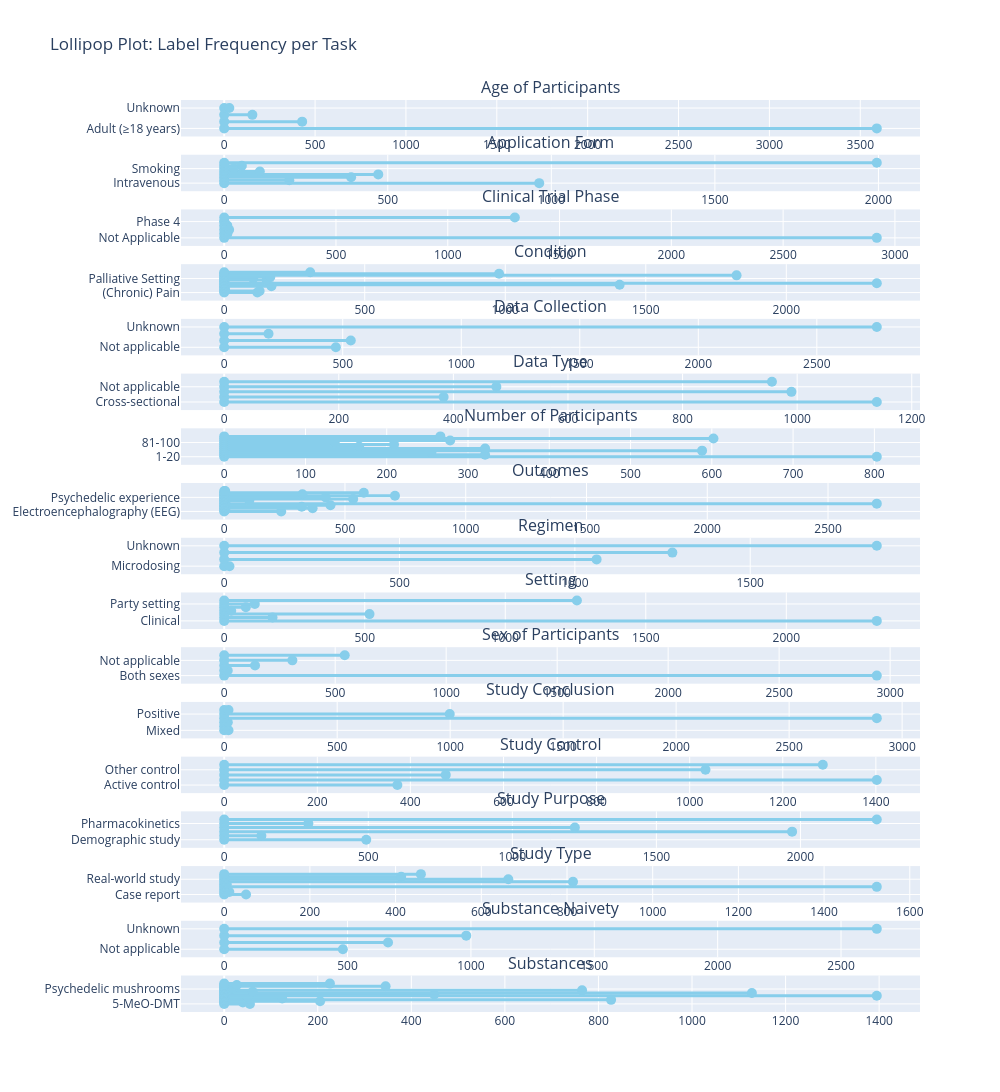

This figure's notebook cell:
### Code cell
fig = make_subplots(
    rows=len(tasks), cols=1,
    shared_xaxes=False,
    vertical_spacing=0.02,
    subplot_titles=tasks
)

for i, task in enumerate(tasks, 1):
    task_data = label_counts[label_counts['task'] == task]
    for _, row in task_data.iterrows():
        fig.add_trace(
            go.Scatter(
                x=[0, row['count']],
                y=[row['label'], row['label']],
                mode='lines+markers',
                line=dict(color='skyblue', width=3),
                marker=dict(size=10, color='skyblue')
            ),
            row=i, col=1
        )

fig.update_layout(
    title="Lollipop Plot: Label Frequency per Task",
    height=200*len(tasks),
    width=1000,
    showlegend=False
)
fig.show()

### Figure 1 — Plotly figure (JSON) as saved in the notebook; plotly's stock layout.template omitted (floating-point values rounded to 4 significant figures)
{"data": [{"line": {"color": "skyblue", "width": 3}, "marker": {"color": "skyblue", "size": 10}, "mode": "lines+markers", "type": "scatter", "x": [0, 3591], "xaxis": "x", "y": ["Adult (≥18 years)", "Adult (≥18 years)"], "yaxis": "y"}, {"line": {"color": "skyblue", "width": 3}, "marker": {"color": "skyblue", "size": 10}, "mode": "lines+markers", "type": "scatter", "x": [0, 429], "xaxis": "x", "y": ["Not applicable", "Not applicable"], "yaxis": "y"}, {"line": {"color": "skyblue", "width": 3}, "marker": {"color": "skyblue", "size": 10}, "mode": "lines+markers", "type": "scatter", "x": [0, 155], "xaxis": "x", "y": ["Pediatric (< 18 years old)", "Pediatric (< 18 years old)"], "yaxis": "y"}, {"line": {"color": "skyblue", "width": 3}, "marker": {"color": "skyblue", "size": 10}, "mode": "lines+markers", "type": "scatter", "x": [0, 28], "xaxis": "x", "y": ["Unknown", "Unknown"], "yaxis": "y"}, {"line": {"color": "skyblue", "width": 3}, "marker": {"color": "skyblue", "size": 10}, "mode": "lines+markers", "type": "scatter", "x": [0, 963], "xaxis": "x2", "y": ["Intravenous", "Intravenous"], "yaxis": "y2"}, {"line": {"color": "skyblue", "width": 3}, "marker": {"color": "skyblue", "size": 10}, "mode": "lines+markers", "type": "scatter", "x": [0, 199], "xaxis": "x2", "y": ["Nasal", "Nasal"], "yaxis": "y2"}, {"line": {"color": "skyblue", "width": 3}, "marker": {"color": "skyblue", "size": 10}, "mode": "lines+markers", "type": "scatter", "x": [0, 388], "xaxis": "x2", "y": ["Not applicable", "Not applicable"], "yaxis": "y2"}, {"line": {"color": "skyblue", "width": 3}, "marker": {"color": "skyblue", "size": 10}, "mode": "lines+markers", "type": "scatter", "x": [0, 471], "xaxis": "x2", "y": ["Oral", "Oral"], "yaxis": "y2"}, {"line": {"color": "skyblue", "width": 3}, "marker": {"color": "skyblue", "size": 10}, "mode": "lines+markers", "type": "scatter", "x": [0, 109], "xaxis": "x2", "y": ["Other", "Other"], "yaxis": "y2"}, {"line": {"color": "skyblue", "width": 3}, "marker": {"color": "skyblue", "size": 10}, "mode": "lines+markers", "type": "scatter", "x": [0, 30], "xaxis": "x2", "y": ["Smoking", "Smoking"], "yaxis": "y2"}, {"line": {"color": "skyblue", "width": 3}, "marker": {"color": "skyblue", "size": 10}, "mode": "lines+markers", "type": "scatter", "x": [0, 54], "xaxis": "x2", "y": ["Subcutaneous", "Subcutaneous"], "yaxis": "y2"}, {"line": {"color": "skyblue", "width": 3}, "marker": {"color": "skyblue", "size": 10}, "mode": "lines+markers", "type": "scatter", "x": [0, 1995], "xaxis": "x2", "y": ["Unknown", "Unknown"], "yaxis": "y2"}, {"line": {"color": "skyblue", "width": 3}, "marker": {"color": "skyblue", "size": 10}, "mode": "lines+markers", "type": "scatter", "x": [0, 2919], "xaxis": "x3", "y": ["Not Applicable", "Not Applicable"], "yaxis": "y3"}, {"line": {"color": "skyblue", "width": 3}, "marker": {"color": "skyblue", "size": 10}, "mode": "lines+markers", "type": "scatter", "x": [0, 14], "xaxis": "x3", "y": ["Phase 1", "Phase 1"], "yaxis": "y3"}, {"line": {"color": "skyblue", "width": 3}, "marker": {"color": "skyblue", "size": 10}, "mode": "lines+markers", "type": "scatter", "x": [0, 22], "xaxis": "x3", "y": ["Phase 2", "Phase 2"], "yaxis": "y3"}, {"line": {"color": "skyblue", "width": 3}, "marker": {"color": "skyblue", "size": 10}, "mode": "lines+markers", "type": "scatter", "x": [0, 14], "xaxis": "x3", "y": ["Phase 3", "Phase 3"], "yaxis": "y3"}, {"line": {"color": "skyblue", "width": 3}, "marker": {"color": "skyblue", "size": 10}, "mode": "lines+markers", "type": "scatter", "x": [0, 1], "xaxis": "x3", "y": ["Phase 4", "Phase 4"], "yaxis": "y3"}, {"line": {"color": "skyblue", "width": 3}, "marker": {"color": "skyblue", "size": 10}, "mode": "lines+markers", "type": "scatter", "x": [0, 1300], "xaxis": "x3", "y": ["Unknown", "Unknown"], "yaxis": "y3"}, {"line": {"color": "skyblue", "width": 3}, "marker": {"color": "skyblue", "size": 10}, "mode": "lines+markers", "type": "scatter", "x": [0, 118], "xaxis": "x4", "y": ["(Chronic) Pain", "(Chronic) Pain"], "yaxis": "y4"}, {"line": {"color": "skyblue", "width": 3}, "marker": {"color": "skyblue", "size": 10}, "mode": "lines+markers", "type": "scatter", "x": [0, 126], "xaxis": "x4", "y": ["Alcoholism", "Alcoholism"], "yaxis": "y4"}, {"line": {"color": "skyblue", "width": 3}, "marker": {"color": "skyblue", "size": 10}, "mode": "lines+markers", "type": "scatter", "x": [0, 3], "xaxis": "x4", "y": ["Alzheimer’s disease", "Alzheimer’s disease"], "yaxis": "y4"}, {"line": {"color": "skyblue", "width": 3}, "marker": {"color": "skyblue", "size": 10}, "mode": "lines+markers", "type": "scatter", "x": [0, 2], "xaxis": "x4", "y": ["Anorexia", "Anorexia"], "yaxis": "y4"}, {"line": {"color": "skyblue", "width": 3}, "marker": {"color": "skyblue", "size": 10}, "mode": "lines+markers", "type": "scatter", "x": [0, 168], "xaxis": "x4", "y": ["Anxiety", "Anxiety"], "yaxis": "y4"}, {"line": {"color": "skyblue", "width": 3}, "marker": {"color": "skyblue", "size": 10}, "mode": "lines+markers", "type": "scatter", "x": [0, 1407], "xaxis": "x4", "y": ["Depression", "Depression"], "yaxis": "y4"}, {"line": {"color": "skyblue", "width": 3}, "marker": {"color": "skyblue", "size": 10}, "mode": "lines+markers", "type": "scatter", "x": [0, 2322], "xaxis": "x4", "y": ["Healthy Participants", "Healthy Participants"], "yaxis": "y4"}, {"line": {"color": "skyblue", "width": 3}, "marker": {"color": "skyblue", "size": 10}, "mode": "lines+markers", "type": "scatter", "x": [0, 1], "xaxis": "x4", "y": ["Non-Alzheimer dementia", "Non-Alzheimer dementia"], "yaxis": "y4"}, {"line": {"color": "skyblue", "width": 3}, "marker": {"color": "skyblue", "size": 10}, "mode": "lines+markers", "type": "scatter", "x": [0, 151], "xaxis": "x4", "y": ["Other addictions (e.g. smoking)", "Other addictions (e.g. smoking)"], "yaxis": "y4"}, {"line": {"color": "skyblue", "width": 3}, "marker": {"color": "skyblue", "size": 10}, "mode": "lines+markers", "type": "scatter", "x": [0, 103], "xaxis": "x4", "y": ["Palliative Setting", "Palliative Setting"], "yaxis": "y4"}, {"line": {"color": "skyblue", "width": 3}, "marker": {"color": "skyblue", "size": 10}, "mode": "lines+markers", "type": "scatter", "x": [0, 164], "xaxis": "x4", "y": ["Post-traumatic stress disorder (PTSD)", "Post-traumatic stress disorder (PTSD)"], "yaxis": "y4"}, {"line": {"color": "skyblue", "width": 3}, "marker": {"color": "skyblue", "size": 10}, "mode": "lines+markers", "type": "scatter", "x": [0, 1823], "xaxis": "x4", "y": ["Psychiatric condition", "Psychiatric condition"], "yaxis": "y4"}, {"line": {"color": "skyblue", "width": 3}, "marker": {"color": "skyblue", "size": 10}, "mode": "lines+markers", "type": "scatter", "x": [0, 978], "xaxis": "x4", "y": ["Recreational Drug Use", "Recreational Drug Use"], "yaxis": "y4"}, {"line": {"color": "skyblue", "width": 3}, "marker": {"color": "skyblue", "size": 10}, "mode": "lines+markers", "type": "scatter", "x": [0, 306], "xaxis": "x4", "y": ["Substance abuse", "Substance abuse"], "yaxis": "y4"}, {"line": {"color": "skyblue", "width": 3}, "marker": {"color": "skyblue", "size": 10}, "mode": "lines+markers", "type": "scatter", "x": [0, 471], "xaxis": "x5", "y": ["Not applicable", "Not applicable"], "yaxis": "y5"}, {"line": {"color": "skyblue", "width": 3}, "marker": {"color": "skyblue", "size": 10}, "mode": "lines+markers", "type": "scatter", "x": [0, 534], "xaxis": "x5", "y": ["Prospective", "Prospective"], "yaxis": "y5"}, {"line": {"color": "skyblue", "width": 3}, "marker": {"color": "skyblue", "size": 10}, "mode": "lines+markers", "type": "scatter", "x": [0, 187], "xaxis": "x5", "y": ["Retrospective", "Retrospective"], "yaxis": "y5"}, {"line": {"color": "skyblue", "width": 3}, "marker": {"color": "skyblue", "size": 10}, "mode": "lines+markers", "type": "scatter", "x": [0, 2753], "xaxis": "x5", "y": ["Unknown", "Unknown"], "yaxis": "y5"}, {"line": {"color": "skyblue", "width": 3}, "marker": {"color": "skyblue", "size": 10}, "mode": "lines+markers", "type": "scatter", "x": [0, 1139], "xaxis": "x6", "y": ["Cross-sectional", "Cross-sectional"], "yaxis": "y6"}, {"line": {"color": "skyblue", "width": 3}, "marker": {"color": "skyblue", "size": 10}, "mode": "lines+markers", "type": "scatter", "x": [0, 383], "xaxis": "x6", "y": ["Longitudinal long", "Longitudinal long"], "yaxis": "y6"}, {"line": {"color": "skyblue", "width": 3}, "marker": {"color": "skyblue", "size": 10}, "mode": "lines+markers", "type": "scatter", "x": [0, 990], "xaxis": "x6", "y": ["Longitudinal short", "Longitudinal short"], "yaxis": "y6"}, {"line": {"color": "skyblue", "width": 3}, "marker": {"color": "skyblue", "size": 10}, "mode": "lines+markers", "type": "scatter", "x": [0, 475], "xaxis": "x6", "y": ["Not applicable", "Not applicable"], "yaxis": "y6"}, {"line": {"color": "skyblue", "width": 3}, "marker": {"color": "skyblue", "size": 10}, "mode": "lines+markers", "type": "scatter", "x": [0, 956], "xaxis": "x6", "y": ["Unknown", "Unknown"], "yaxis": "y6"}, {"line": {"color": "skyblue", "width": 3}, "marker": {"color": "skyblue", "size": 10}, "mode": "lines+markers", "type": "scatter", "x": [0, 803], "xaxis": "x7", "y": ["1-20", "1-20"], "yaxis": "y7"}, {"line": {"color": "skyblue", "width": 3}, "marker": {"color": "skyblue", "size": 10}, "mode": "lines+markers", "type": "scatter", "x": [0, 321], "xaxis": "x7", "y": ["100-199", "100-199"], "yaxis": "y7"}, {"line": {"color": "skyblue", "width": 3}, "marker": {"color": "skyblue", "size": 10}, "mode": "lines+markers", "type": "scatter", "x": [0, 255], "xaxis": "x7", "y": ["200-499", "200-499"], "yaxis": "y7"}, {"line": {"color": "skyblue", "width": 3}, "marker": {"color": "skyblue", "size": 10}, "mode": "lines+markers", "type": "scatter", "x": [0, 588], "xaxis": "x7", "y": ["21-40", "21-40"], "yaxis": "y7"}, {"line": {"color": "skyblue", "width": 3}, "marker": {"color": "skyblue", "size": 10}, "mode": "lines+markers", "type": "scatter", "x": [0, 321], "xaxis": "x7", "y": ["41-60", "41-60"], "yaxis": "y7"}, {"line": {"color": "skyblue", "width": 3}, "marker": {"color": "skyblue", "size": 10}, "mode": "lines+markers", "type": "scatter", "x": [0, 166], "xaxis": "x7", "y": ["500-999", "500-999"], "yaxis": "y7"}, {"line": {"color": "skyblue", "width": 3}, "marker": {"color": "skyblue", "size": 10}, "mode": "lines+markers", "type": "scatter", "x": [0, 209], "xaxis": "x7", "y": ["61-80", "61-80"], "yaxis": "y7"}, {"line": {"color": "skyblue", "width": 3}, "marker": {"color": "skyblue", "size": 10}, "mode": "lines+markers", "type": "scatter", "x": [0, 136], "xaxis": "x7", "y": ["81-100", "81-100"], "yaxis": "y7"}, {"line": {"color": "skyblue", "width": 3}, "marker": {"color": "skyblue", "size": 10}, "mode": "lines+markers", "type": "scatter", "x": [0, 278], "xaxis": "x7", "y": ["Not applicable", "Not applicable"], "yaxis": "y7"}, {"line": {"color": "skyblue", "width": 3}, "marker": {"color": "skyblue", "size": 10}, "mode": "lines+markers", "type": "scatter", "x": [0, 602], "xaxis": "x7", "y": ["Unknown", "Unknown"], "yaxis": "y7"}, {"line": {"color": "skyblue", "width": 3}, "marker": {"color": "skyblue", "size": 10}, "mode": "lines+markers", "type": "scatter", "x": [0, 266], "xaxis": "x7", "y": ["≥1000", "≥1000"], "yaxis": "y7"}, {"line": {"color": "skyblue", "width": 3}, "marker": {"color": "skyblue", "size": 10}, "mode": "lines+markers", "type": "scatter", "x": [0, 236], "xaxis": "x8", "y": ["Electroencephalography (EEG)", "Electroencephalography (EEG)"], "yaxis": "y8"}, {"line": {"color": "skyblue", "width": 3}, "marker": {"color": "skyblue", "size": 10}, "mode": "lines+markers", "type": "scatter", "x": [0, 5], "xaxis": "x8", "y": ["Emergency department visits", "Emergency department visits"], "yaxis": "y8"}, {"line": {"color": "skyblue", "width": 3}, "marker": {"color": "skyblue", "size": 10}, "mode": "lines+markers", "type": "scatter", "x": [0, 366], "xaxis": "x8", "y": ["Functional MRI", "Functional MRI"], "yaxis": "y8"}, {"line": {"color": "skyblue", "width": 3}, "marker": {"color": "skyblue", "size": 10}, "mode": "lines+markers", "type": "scatter", "x": [0, 321], "xaxis": "x8", "y": ["Interviews", "Interviews"], "yaxis": "y8"}, {"line": {"color": "skyblue", "width": 3}, "marker": {"color": "skyblue", "size": 10}, "mode": "lines+markers", "type": "scatter", "x": [0, 440], "xaxis": "x8", "y": ["MRI", "MRI"], "yaxis": "y8"}, {"line": {"color": "skyblue", "width": 3}, "marker": {"color": "skyblue", "size": 10}, "mode": "lines+markers", "type": "scatter", "x": [0, 2702], "xaxis": "x8", "y": ["Mental Functions", "Mental Functions"], "yaxis": "y8"}, {"line": {"color": "skyblue", "width": 3}, "marker": {"color": "skyblue", "size": 10}, "mode": "lines+markers", "type": "scatter", "x": [0, 5], "xaxis": "x8", "y": ["Neurotoxicity", "Neurotoxicity"], "yaxis": "y8"}, {"line": {"color": "skyblue", "width": 3}, "marker": {"color": "skyblue", "size": 10}, "mode": "lines+markers", "type": "scatter", "x": [0, 104], "xaxis": "x8", "y": ["PET, SPECT", "PET, SPECT"], "yaxis": "y8"}, {"line": {"color": "skyblue", "width": 3}, "marker": {"color": "skyblue", "size": 10}, "mode": "lines+markers", "type": "scatter", "x": [0, 534], "xaxis": "x8", "y": ["Physiological Functions", "Physiological Functions"], "yaxis": "y8"}, {"line": {"color": "skyblue", "width": 3}, "marker": {"color": "skyblue", "size": 10}, "mode": "lines+markers", "type": "scatter", "x": [0, 420], "xaxis": "x8", "y": ["Psychedelic experience", "Psychedelic experience"], "yaxis": "y8"}, {"line": {"color": "skyblue", "width": 3}, "marker": {"color": "skyblue", "size": 10}, "mode": "lines+markers", "type": "scatter", "x": [0, 707], "xaxis": "x8", "y": ["Soluble biomarker", "Soluble biomarker"], "yaxis": "y8"}, {"line": {"color": "skyblue", "width": 3}, "marker": {"color": "skyblue", "size": 10}, "mode": "lines+markers", "type": "scatter", "x": [0, 324], "xaxis": "x8", "y": ["Suicide", "Suicide"], "yaxis": "y8"}, {"line": {"color": "skyblue", "width": 3}, "marker": {"color": "skyblue", "size": 10}, "mode": "lines+markers", "type": "scatter", "x": [0, 578], "xaxis": "x8", "y": ["Surveys", "Surveys"], "yaxis": "y8"}, {"line": {"color": "skyblue", "width": 3}, "marker": {"color": "skyblue", "size": 10}, "mode": "lines+markers", "type": "scatter", "x": [0, 4], "xaxis": "x8", "y": ["The ability to drive a car", "The ability to drive a car"], "yaxis": "y8"}, {"line": {"color": "skyblue", "width": 3}, "marker": {"color": "skyblue", "size": 10}, "mode": "lines+markers", "type": "scatter", "x": [0, 15], "xaxis": "x9", "y": ["Microdosing", "Microdosing"], "yaxis": "y9"}, {"line": {"color": "skyblue", "width": 3}, "marker": {"color": "skyblue", "size": 10}, "mode": "lines+markers", "type": "scatter", "x": [0, 1062], "xaxis": "x9", "y": ["Multiple Applications", "Multiple Applications"], "yaxis": "y9"}, {"line": {"color": "skyblue", "width": 3}, "marker": {"color": "skyblue", "size": 10}, "mode": "lines+markers", "type": "scatter", "x": [0, 1278], "xaxis": "x9", "y": ["Single Dose", "Single Dose"], "yaxis": "y9"}, {"line": {"color": "skyblue", "width": 3}, "marker": {"color": "skyblue", "size": 10}, "mode": "lines+markers", "type": "scatter", "x": [0, 1861], "xaxis": "x9", "y": ["Unknown", "Unknown"], "yaxis": "y9"}, {"line": {"color": "skyblue", "width": 3}, "marker": {"color": "skyblue", "size": 10}, "mode": "lines+markers", "type": "scatter", "x": [0, 2322], "xaxis": "x10", "y": ["Clinical", "Clinical"], "yaxis": "y10"}, {"line": {"color": "skyblue", "width": 3}, "marker": {"color": "skyblue", "size": 10}, "mode": "lines+markers", "type": "scatter", "x": [0, 172], "xaxis": "x10", "y": ["Naturalistic", "Naturalistic"], "yaxis": "y10"}, {"line": {"color": "skyblue", "width": 3}, "marker": {"color": "skyblue", "size": 10}, "mode": "lines+markers", "type": "scatter", "x": [0, 517], "xaxis": "x10", "y": ["Not applicable", "Not applicable"], "yaxis": "y10"}, {"line": {"color": "skyblue", "width": 3}, "marker": {"color": "skyblue", "size": 10}, "mode": "lines+markers", "type": "scatter", "x": [0, 25], "xaxis": "x10", "y": ["Other setting", "Other setting"], "yaxis": "y10"}, {"line": {"color": "skyblue", "width": 3}, "marker": {"color": "skyblue", "size": 10}, "mode": "lines+markers", "type": "scatter", "x": [0, 77], "xaxis": "x10", "y": ["Palliative Setting", "Palliative Setting"], "yaxis": "y10"}, {"line": {"color": "skyblue", "width": 3}, "marker": {"color": "skyblue", "size": 10}, "mode": "lines+markers", "type": "scatter", "x": [0, 109], "xaxis": "x10", "y": ["Party setting", "Party setting"], "yaxis": "y10"}, {"line": {"color": "skyblue", "width": 3}, "marker": {"color": "skyblue", "size": 10}, "mode": "lines+markers", "type": "scatter", "x": [0, 1255], "xaxis": "x10", "y": ["Unknown", "Unknown"], "yaxis": "y10"}, {"line": {"color": "skyblue", "width": 3}, "marker": {"color": "skyblue", "size": 10}, "mode": "lines+markers", "type": "scatter", "x": [0, 2940], "xaxis": "x11", "y": ["Both sexes", "Both sexes"], "yaxis": "y11"}, {"line": {"color": "skyblue", "width": 3}, "marker": {"color": "skyblue", "size": 10}, "mode": "lines+markers", "type": "scatter", "x": [0, 16], "xaxis": "x11", "y": ["Female", "Female"], "yaxis": "y11"}, {"line": {"color": "skyblue", "width": 3}, "marker": {"color": "skyblue", "size": 10}, "mode": "lines+markers", "type": "scatter", "x": [0, 139], "xaxis": "x11", "y": ["Male", "Male"], "yaxis": "y11"}, {"line": {"color": "skyblue", "width": 3}, "marker": {"color": "skyblue", "size": 10}, "mode": "lines+markers", "type": "scatter", "x": [0, 307], "xaxis": "x11", "y": ["Not applicable", "Not applicable"], "yaxis": "y11"}, {"line": {"color": "skyblue", "width": 3}, "marker": {"color": "skyblue", "size": 10}, "mode": "lines+markers", "type": "scatter", "x": [0, 543], "xaxis": "x11", "y": ["Unknown", "Unknown"], "yaxis": "y11"}, {"line": {"color": "skyblue", "width": 3}, "marker": {"color": "skyblue", "size": 10}, "mode": "lines+markers", "type": "scatter", "x": [0, 19], "xaxis": "x12", "y": ["Mixed", "Mixed"], "yaxis": "y12"}, {"line": {"color": "skyblue", "width": 3}, "marker": {"color": "skyblue", "size": 10}, "mode": "lines+markers", "type": "scatter", "x": [0, 8], "xaxis": "x12", "y": ["Negative", "Negative"], "yaxis": "y12"}, {"line": {"color": "skyblue", "width": 3}, "marker": {"color": "skyblue", "size": 10}, "mode": "lines+markers", "type": "scatter", "x": [0, 16], "xaxis": "x12", "y": ["Neutral", "Neutral"], "yaxis": "y12"}, {"line": {"color": "skyblue", "width": 3}, "marker": {"color": "skyblue", "size": 10}, "mode": "lines+markers", "type": "scatter", "x": [0, 2888], "xaxis": "x12", "y": ["Not Applicable", "Not Applicable"], "yaxis": "y12"}, {"line": {"color": "skyblue", "width": 3}, "marker": {"color": "skyblue", "size": 10}, "mode": "lines+markers", "type": "scatter", "x": [0, 998], "xaxis": "x12", "y": ["Positive", "Positive"], "yaxis": "y12"}, {"line": {"color": "skyblue", "width": 3}, "marker": {"color": "skyblue", "size": 10}, "mode": "lines+markers", "type": "scatter", "x": [0, 19], "xaxis": "x12", "y": ["Unknown", "Unknown"], "yaxis": "y12"}, {"line": {"color": "skyblue", "width": 3}, "marker": {"color": "skyblue", "size": 10}, "mode": "lines+markers", "type": "scatter", "x": [0, 372], "xaxis": "x13", "y": ["Active control", "Active control"], "yaxis": "y13"}, {"line": {"color": "skyblue", "width": 3}, "marker": {"color": "skyblue", "size": 10}, "mode": "lines+markers", "type": "scatter", "x": [0, 1402], "xaxis": "x13", "y": ["Non-controlled", "Non-controlled"], "yaxis": "y13"}, {"line": {"color": "skyblue", "width": 3}, "marker": {"color": "skyblue", "size": 10}, "mode": "lines+markers", "type": "scatter", "x": [0, 476], "xaxis": "x13", "y": ["Not applicable", "Not applicable"], "yaxis": "y13"}, {"line": {"color": "skyblue", "width": 3}, "marker": {"color": "skyblue", "size": 10}, "mode": "lines+markers", "type": "scatter", "x": [0, 1034], "xaxis": "x13", "y": ["Other control", "Other control"], "yaxis": "y13"}, {"line": {"color": "skyblue", "width": 3}, "marker": {"color": "skyblue", "size": 10}, "mode": "lines+markers", "type": "scatter", "x": [0, 1286], "xaxis": "x13", "y": ["Placebo", "Placebo"], "yaxis": "y13"}, {"line": {"color": "skyblue", "width": 3}, "marker": {"color": "skyblue", "size": 10}, "mode": "lines+markers", "type": "scatter", "x": [0, 493], "xaxis": "x14", "y": ["Demographic study", "Demographic study"], "yaxis": "y14"}, {"line": {"color": "skyblue", "width": 3}, "marker": {"color": "skyblue", "size": 10}, "mode": "lines+markers", "type": "scatter", "x": [0, 129], "xaxis": "x14", "y": ["Disease model study", "Disease model study"], "yaxis": "y14"}, {"line": {"color": "skyblue", "width": 3}, "marker": {"color": "skyblue", "size": 10}, "mode": "lines+markers", "type": "scatter", "x": [0, 1971], "xaxis": "x14", "y": ["Efficacy endpoints", "Efficacy endpoints"], "yaxis": "y14"}, {"line": {"color": "skyblue", "width": 3}, "marker": {"color": "skyblue", "size": 10}, "mode": "lines+markers", "type": "scatter", "x": [0, 1217], "xaxis": "x14", "y": ["Mechanism of action", "Mechanism of action"], "yaxis": "y14"}, {"line": {"color": "skyblue", "width": 3}, "marker": {"color": "skyblue", "size": 10}, "mode": "lines+markers", "type": "scatter", "x": [0, 292], "xaxis": "x14", "y": ["Pharmacokinetics", "Pharmacokinetics"], "yaxis": "y14"}, {"line": {"color": "skyblue", "width": 3}, "marker": {"color": "skyblue", "size": 10}, "mode": "lines+markers", "type": "scatter", "x": [0, 2265], "xaxis": "x14", "y": ["Safety endpoints", "Safety endpoints"], "yaxis": "y14"}, {"line": {"color": "skyblue", "width": 3}, "marker": {"color": "skyblue", "size": 10}, "mode": "lines+markers", "type": "scatter", "x": [0, 51], "xaxis": "x15", "y": ["Case report", "Case report"], "yaxis": "y15"}, {"line": {"color": "skyblue", "width": 3}, "marker": {"color": "skyblue", "size": 10}, "mode": "lines+markers", "type": "scatter", "x": [0, 12], "xaxis": "x15", "y": ["Case series", "Case series"], "yaxis": "y15"}, {"line": {"color": "skyblue", "width": 3}, "marker": {"color": "skyblue", "size": 10}, "mode": "lines+markers", "type": "scatter", "x": [0, 6], "xaxis": "x15", "y": ["Cohort study", "Cohort study"], "yaxis": "y15"}, {"line": {"color": "skyblue", "width": 3}, "marker": {"color": "skyblue", "size": 10}, "mode": "lines+markers", "type": "scatter", "x": [0, 1523], "xaxis": "x15", "y": ["Other", "Other"], "yaxis": "y15"}, {"line": {"color": "skyblue", "width": 3}, "marker": {"color": "skyblue", "size": 10}, "mode": "lines+markers", "type": "scatter", "x": [0, 6], "xaxis": "x15", "y": ["Qualitative Study", "Qualitative Study"], "yaxis": "y15"}, {"line": {"color": "skyblue", "width": 3}, "marker": {"color": "skyblue", "size": 10}, "mode": "lines+markers", "type": "scatter", "x": [0, 814], "xaxis": "x15", "y": ["Randomized-controlled trial (RCT)", "Randomized-controlled trial (RCT)"], "yaxis": "y15"}, {"line": {"color": "skyblue", "width": 3}, "marker": {"color": "skyblue", "size": 10}, "mode": "lines+markers", "type": "scatter", "x": [0, 663], "xaxis": "x15", "y": ["Real-world study", "Real-world study"], "yaxis": "y15"}, {"line": {"color": "skyblue", "width": 3}, "marker": {"color": "skyblue", "size": 10}, "mode": "lines+markers", "type": "scatter", "x": [0, 413], "xaxis": "x15", "y": ["Study protocol", "Study protocol"], "yaxis": "y15"}, {"line": {"color": "skyblue", "width": 3}, "marker": {"color": "skyblue", "size": 10}, "mode": "lines+markers", "type": "scatter", "x": [0, 459], "xaxis": "x15", "y": ["Systematic review/meta-analysis", "Systematic review/meta-analysis"], "yaxis": "y15"}, {"line": {"color": "skyblue", "width": 3}, "marker": {"color": "skyblue", "size": 10}, "mode": "lines+markers", "type": "scatter", "x": [0, 481], "xaxis": "x16", "y": ["Not applicable", "Not applicable"], "yaxis": "y16"}, {"line": {"color": "skyblue", "width": 3}, "marker": {"color": "skyblue", "size": 10}, "mode": "lines+markers", "type": "scatter", "x": [0, 664], "xaxis": "x16", "y": ["Substance-Naïve Participants", "Substance-Naïve Participants"], "yaxis": "y16"}, {"line": {"color": "skyblue", "width": 3}, "marker": {"color": "skyblue", "size": 10}, "mode": "lines+markers", "type": "scatter", "x": [0, 981], "xaxis": "x16", "y": ["Substance-non-naïve participants", "Substance-non-naïve participants"], "yaxis": "y16"}, {"line": {"color": "skyblue", "width": 3}, "marker": {"color": "skyblue", "size": 10}, "mode": "lines+markers", "type": "scatter", "x": [0, 2645], "xaxis": "x16", "y": ["Unknown", "Unknown"], "yaxis": "y16"}, {"line": {"color": "skyblue", "width": 3}, "marker": {"color": "skyblue", "size": 10}, "mode": "lines+markers", "type": "scatter", "x": [0, 55], "xaxis": "x17", "y": ["5-MeO-DMT", "5-MeO-DMT"], "yaxis": "y17"}, {"line": {"color": "skyblue", "width": 3}, "marker": {"color": "skyblue", "size": 10}, "mode": "lines+markers", "type": "scatter", "x": [0, 40], "xaxis": "x17", "y": ["Analogue", "Analogue"], "yaxis": "y17"}, {"line": {"color": "skyblue", "width": 3}, "marker": {"color": "skyblue", "size": 10}, "mode": "lines+markers", "type": "scatter", "x": [0, 205], "xaxis": "x17", "y": ["Ayahuasca", "Ayahuasca"], "yaxis": "y17"}, {"line": {"color": "skyblue", "width": 3}, "marker": {"color": "skyblue", "size": 10}, "mode": "lines+markers", "type": "scatter", "x": [0, 827], "xaxis": "x17", "y": ["Combination Therapy", "Combination Therapy"], "yaxis": "y17"}, {"line": {"color": "skyblue", "width": 3}, "marker": {"color": "skyblue", "size": 10}, "mode": "lines+markers", "type": "scatter", "x": [0, 124], "xaxis": "x17", "y": ["DMT", "DMT"], "yaxis": "y17"}, {"line": {"color": "skyblue", "width": 3}, "marker": {"color": "skyblue", "size": 10}, "mode": "lines+markers", "type": "scatter", "x": [0, 50], "xaxis": "x17", "y": ["Ibogaine", "Ibogaine"], "yaxis": "y17"}, {"line": {"color": "skyblue", "width": 3}, "marker": {"color": "skyblue", "size": 10}, "mode": "lines+markers", "type": "scatter", "x": [0, 1395], "xaxis": "x17", "y": ["Ketamine", "Ketamine"], "yaxis": "y17"}, {"line": {"color": "skyblue", "width": 3}, "marker": {"color": "skyblue", "size": 10}, "mode": "lines+markers", "type": "scatter", "x": [0, 449], "xaxis": "x17", "y": ["LSD", "LSD"], "yaxis": "y17"}, {"line": {"color": "skyblue", "width": 3}, "marker": {"color": "skyblue", "size": 10}, "mode": "lines+markers", "type": "scatter", "x": [0, 1128], "xaxis": "x17", "y": ["MDMA", "MDMA"], "yaxis": "y17"}, {"line": {"color": "skyblue", "width": 3}, "marker": {"color": "skyblue", "size": 10}, "mode": "lines+markers", "type": "scatter", "x": [0, 61], "xaxis": "x17", "y": ["Mescaline", "Mescaline"], "yaxis": "y17"}, {"line": {"color": "skyblue", "width": 3}, "marker": {"color": "skyblue", "size": 10}, "mode": "lines+markers", "type": "scatter", "x": [0, 765], "xaxis": "x17", "y": ["Psilocybin", "Psilocybin"], "yaxis": "y17"}, {"line": {"color": "skyblue", "width": 3}, "marker": {"color": "skyblue", "size": 10}, "mode": "lines+markers", "type": "scatter", "x": [0, 17], "xaxis": "x17", "y": ["Psychedelic mushrooms", "Psychedelic mushrooms"], "yaxis": "y17"}, {"line": {"color": "skyblue", "width": 3}, "marker": {"color": "skyblue", "size": 10}, "mode": "lines+markers", "type": "scatter", "x": [0, 17], "xaxis": "x17", "y": ["R-Ketamine", "R-Ketamine"], "yaxis": "y17"}, {"line": {"color": "skyblue", "width": 3}, "marker": {"color": "skyblue", "size": 10}, "mode": "lines+markers", "type": "scatter", "x": [0, 345], "xaxis": "x17", "y": ["S-Ketamine", "S-Ketamine"], "yaxis": "y17"}, {"line": {"color": "skyblue", "width": 3}, "marker": {"color": "skyblue", "size": 10}, "mode": "lines+markers", "type": "scatter", "x": [0, 27], "xaxis": "x17", "y": ["Salvinorin A", "Salvinorin A"], "yaxis": "y17"}, {"line": {"color": "skyblue", "width": 3}, "marker": {"color": "skyblue", "size": 10}, "mode": "lines+markers", "type": "scatter", "x": [0, 226], "xaxis": "x17", "y": ["Unknown", "Unknown"], "yaxis": "y17"}], "layout": {"annotations": [{"font": {"size": 16}, "showarrow": false, "text": "Age of Participants", "x": 0.5, "xanchor": "center", "xref": "paper", "y": 1, "yanchor": "bottom", "yref": "paper"}, {"font": {"size": 16}, "showarrow": false, "text": "Application Form", "x": 0.5, "xanchor": "center", "xref": "paper", "y": 0.94, "yanchor": "bottom", "yref": "paper"}, {"font": {"size": 16}, "showarrow": false, "text": "Clinical Trial Phase", "x": 0.5, "xanchor": "center", "xref": "paper", "y": 0.88, "yanchor": "bottom", "yref": "paper"}, {"font": {"size": 16}, "showarrow": false, "text": "Condition", "x": 0.5, "xanchor": "center", "xref": "paper", "y": 0.82, "yanchor": "bottom", "yref": "paper"}, {"font": {"size": 16}, "showarrow": false, "text": "Data Collection", "x": 0.5, "xanchor": "center", "xref": "paper", "y": 0.76, "yanchor": "bottom", "yref": "paper"}, {"font": {"size": 16}, "showarrow": false, "text": "Data Type", "x": 0.5, "xanchor": "center", "xref": "paper", "y": 0.7, "yanchor": "bottom", "yref": "paper"}, {"font": {"size": 16}, "showarrow": false, "text": "Number of Participants", "x": 0.5, "xanchor": "center", "xref": "paper", "y": 0.64, "yanchor": "bottom", "yref": "paper"}, {"font": {"size": 16}, "showarrow": false, "text": "Outcomes", "x": 0.5, "xanchor": "center", "xref": "paper", "y": 0.58, "yanchor": "bottom", "yref": "paper"}, {"font": {"size": 16}, "showarrow": false, "text": "Regimen", "x": 0.5, "xanchor": "center", "xref": "paper", "y": 0.52, "yanchor": "bottom", "yref": "paper"}, {"font": {"size": 16}, "showarrow": false, "text": "Setting", "x": 0.5, "xanchor": "center", "xref": "paper", "y": 0.46, "yanchor": "bottom", "yref": "paper"}, {"font": {"size": 16}, "showarrow": false, "text": "Sex of Participants", "x": 0.5, "xanchor": "center", "xref": "paper", "y": 0.4, "yanchor": "bottom", "yref": "paper"}, {"font": {"size": 16}, "showarrow": false, "text": "Study Conclusion", "x": 0.5, "xanchor": "center", "xref": "paper", "y": 0.34, "yanchor": "bottom", "yref": "paper"}, {"font": {"size": 16}, "showarrow": false, "text": "Study Control", "x": 0.5, "xanchor": "center", "xref": "paper", "y": 0.28, "yanchor": "bottom", "yref": "paper"}, {"font": {"size": 16}, "showarrow": false, "text": "Study Purpose", "x": 0.5, "xanchor": "center", "xref": "paper", "y": 0.22, "yanchor": "bottom", "yref": "paper"}, {"font": {"size": 16}, "showarrow": false, "text": "Study Type", "x": 0.5, "xanchor": "center", "xref": "paper", "y": 0.16, "yanchor": "bottom", "yref": "paper"}, {"font": {"size": 16}, "showarrow": false, "text": "Substance Naivety", "x": 0.5, "xanchor": "center", "xref": "paper", "y": 0.1, "yanchor": "bottom", "yref": "paper"}, {"font": {"size": 16}, "showarrow": false, "text": "Substances", "x": 0.5, "xanchor": "center", "xref": "paper", "y": 0.04, "yanchor": "bottom", "yref": "paper"}], "height": 3400, "showlegend": false, "title": {"text": "Lollipop Plot: Label Frequency per Task"}, "width": 1000, "xaxis": {"anchor": "y", "domain": [0, 1]}, "xaxis10": {"anchor": "y10", "domain": [0, 1]}, "xaxis11": {"anchor": "y11", "domain": [0, 1]}, "xaxis12": {"anchor": "y12", "domain": [0, 1]}, "xaxis13": {"anchor": "y13", "domain": [0, 1]}, "xaxis14": {"anchor": "y14", "domain": [0, 1]}, "xaxis15": {"anchor": "y15", "domain": [0, 1]}, "xaxis16": {"anchor": "y16", "domain": [0, 1]}, "xaxis17": {"anchor": "y17", "domain": [0, 1]}, "xaxis2": {"anchor": "y2", "domain": [0, 1]}, "xaxis3": {"anchor": "y3", "domain": [0, 1]}, "xaxis4": {"anchor": "y4", "domain": [0, 1]}, "xaxis5": {"anchor": "y5", "domain": [0, 1]}, "xaxis6": {"anchor": "y6", "domain": [0, 1]}, "xaxis7": {"anchor": "y7", "domain": [0, 1]}, "xaxis8": {"anchor": "y8", "domain": [0, 1]}, "xaxis9": {"anchor": "y9", "domain": [0, 1]}, "yaxis": {"anchor": "x", "domain": [0.96, 1]}, "yaxis10": {"anchor": "x10", "domain": [0.42, 0.46]}, "yaxis11": {"anchor": "x11", "domain": [0.36, 0.4]}, "yaxis12": {"anchor": "x12", "domain": [0.3, 0.34]}, "yaxis13": {"anchor": "x13", "domain": [0.24, 0.28]}, "yaxis14": {"anchor": "x14", "domain": [0.18, 0.22]}, "yaxis15": {"anchor": "x15", "domain": [0.12, 0.16]}, "yaxis16": {"anchor": "x16", "domain": [0.06, 0.1]}, "yaxis17": {"anchor": "x17", "domain": [0, 0.04]}, "yaxis2": {"anchor": "x2", "domain": [0.9, 0.94]}, "yaxis3": {"anchor": "x3", "domain": [0.84, 0.88]}, "yaxis4": {"anchor": "x4", "domain": [0.78, 0.82]}, "yaxis5": {"anchor": "x5", "domain": [0.72, 0.76]}, "yaxis6": {"anchor": "x6", "domain": [0.66, 0.7]}, "yaxis7": {"anchor": "x7", "domain": [0.6, 0.64]}, "yaxis8": {"anchor": "x8", "domain": [0.54, 0.58]}, "yaxis9": {"anchor": "x9", "domain": [0.48, 0.52]}}}
